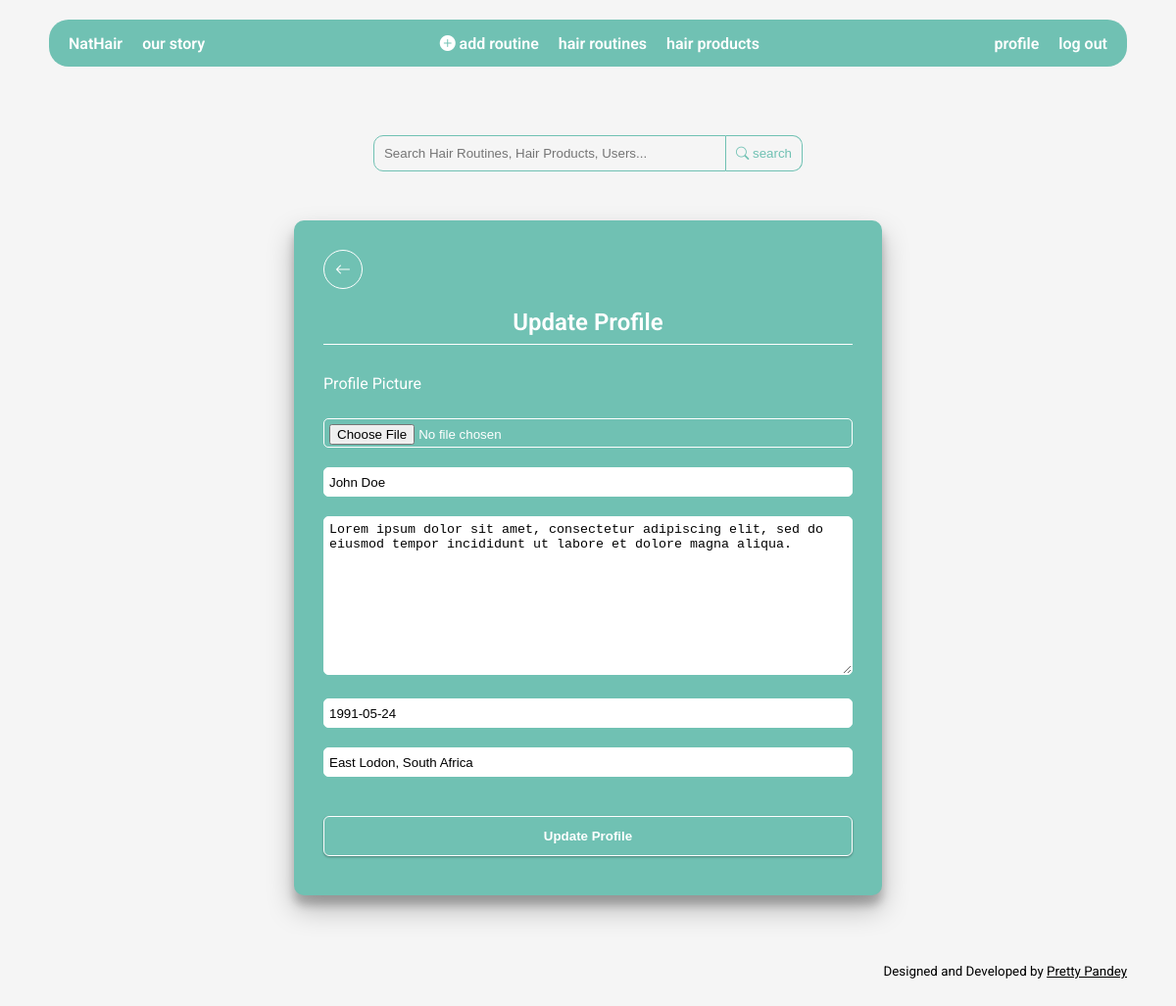
/accounts/update_profile/ (signed in), run on the app's committed database.
### accounts/models.py (models this page shows, shortened)
class Profile(models.Model):
    user = models.OneToOneField(User, on_delete=models.CASCADE)
    full_name = models.CharField(max_length=255, null=True, blank=True)
    bio = models.TextField(null=True, blank=True)
    profile_pic = models.ImageField(upload_to='profile_pics', default='blank-profile-pic.png')
    location = models.CharField(max_length=255, null=True, blank=True)
    date_of_birth = models.DateField(null=True, blank=True)

### accounts/views.py (the view)
# urls.py: path('update_profile/', views.update_profile, name='update_profile'),
@login_required(login_url='login')
def update_profile(request):
    template = 'edit_profile.html'
    user = request.user
    profile, created = Profile.objects.get_or_create(user=request.user)
    form = ProfileForm(instance=profile)
    if request.method == 'POST':
        form = ProfileForm(request.POST, request.FILES, instance=profile)
        if form.is_valid():
            form.save()
            messages.success(request, 'Profile updated successfully.')
            return redirect('profile', pk=user.pk)
        else:
            messages.warning(request, 'Something went wrong, please try again')
    else:
        form = ProfileForm(instance=profile)
    context = {
        'form': form,
    }
    return render(request, template, context)

### accounts/forms.py
class ProfileForm(forms.ModelForm):
    class Meta:
        model = Profile
        fields = [
            'full_name',
            'bio',
            'profile_pic',
            'location',
            'date_of_birth',
        ]
        widgets = {
            'full_name': forms.TextInput(attrs={'placeholder': 'Full Name'}),
            'bio': forms.Textarea(attrs={'placeholder': 'Bio'}),
            'profile_pic': forms.FileInput(attrs={'class': 'file-input', 'placeholder': 'Profile Picture'}),
            'location': forms.TextInput(attrs={'placeholder': 'Location'}),
            'date_of_birth': forms.TextInput(attrs={'placeholder': 'Date of Birth'}),
        }

### accounts/templatetags/cache_bust.py (called while the page is built)
@register.simple_tag(name='cache_bust')
def cache_bust():
    if settings.DEBUG:
        version = uuid.uuid1()
    else:
        version = os.environ.get('PROJECT_VERSION')
        if version is None:
            version = '1'
    return '__v__={version}'.format(version=version)

### accounts/templates/edit_profile.html (shortened to what this page needs)
{% extends 'base.html' %}
{% load static %}
{% load cache_bust %}
{% block styles %}
<link rel="stylesheet" href="{% static 'css/reg-form.css' %}?{% cache_bust %}" />
{% endblock %}
{% block content %}
    <div class="reg-form-container">
        <form action="{% url 'update_profile' %}" method="POST" enctype="multipart/form-data">
            <a class="home-btn" href="{% url 'profile' pk=user.pk %}"><i class="bi bi-arrow-left"></i></a>
            <h2>Update Profile</h2>
            <hr>
            <div class="reg-form-content">
                <div>
                    <p>Profile Picture</p>
                    <div class="file-input-container">
                        {{form.profile_pic}}
                    </div>
                </div>
                {{form.full_name}}
                {{form.bio}}
                <div>
                    {{form.date_of_birth}}
                    {{form.location}}
                </div>
            </div>
            <button type="submit" class="reg-btn">Update Profile</button>
        </form>
    </div>
{% endblock %}

### static/css/reg-form.css (style rules this page uses)
.reg-form-container { display: flex; justify-content: center; align-items: center; min-height: 80vh; margin-top: 50px; }
.reg-form-container form { background-color: var(--green); padding: 30px; color: white; box-shadow: var(--shadow-1); border-radius: 10px; max-width: 50vw; }
.reg-form-container form input { box-sizing: border-box; border: 1px solid white; margin: 10px 0; width: 100%; height: 30px; padding: 5px; border-radius: 5px; outline: none; }
.file-input-container { width: auto; margin:0 auto; }
.reg-form-container form textarea { box-sizing: border-box; border: 1px solid white; margin: 10px 0; width: 100%; height: 30opx; padding: 5px; border-radius: 5px; outline: none; }
.home-btn { width: 40px; height: 40px; margin-bottom: 20px; display: flex; justify-content: center; align-items: center; color: white; text-decoration: none; border: 1px solid white; border-radius: 50%; }
h2, h4 { margin: 0; text-align: center; font-weight: 600; }
hr { border: none; border-top: 1px solid white; }
.reg-form-content { margin: 30px 0; }
.reg-btn { display: block; width: 100%; padding: 12px 16px; margin: 10px auto; border-radius: 6px; color: white; border: 1px solid white; text-align: center; font-weight: 900; background-color: var(--green); cursor: pointer; box-shadow: var(--shadow-3); }

### static/css/main.css (style rules this page uses)
:root { --black: #000100; --mustard: #EAE0CC; --mouve: #C9ADA1; --olive: #A0A083; --khaki: #798478; --veld: #4D6A6D; --green: #70C1B3; --shadow-1: rgba(0, 0, 0, 0.25) 0px 14px 28px, rgba(0, 0, 0, 0.22) 0px 10px 10px; --shadow-2: rgba(0, 0, 0, 0.16) 0px 3px 6px, rgba(0, 0, 0, 0.23) 0px 3px 6px; --shadow-3: rgba(0, 0, 0, 0.12) 0px 1px 3px, rgba(0, 0, 0, 0.24) 0px 1px 2px; --shadow-4: rgba(50, 50, 93, 0.25) 0px 6px 12px -2px, rgba(0, 0, 0, 0.3) 0px 3px 7px -3px; --shadow-5: rgba(0, 0, 0, 0.24) 0px 3px 8px; --shadow-6: rgba(0, 0, 0, 0.35) 0px 5px 15px; }
html { font-family: 'Roboto', sans-serif; background-color: whitesmoke; }
body { margin:0; }
* { box-sizing: border-box; }

### data on the page
Profile: full_name "John Doe", bio "Lorem ipsum dolor sit amet, consectetur adipiscing elit, sed do eiusmod tempor incididunt ut labore et dolore magna aliqua.", date_of_birth "1991-05-24", location "East Lodon, South Africa"
